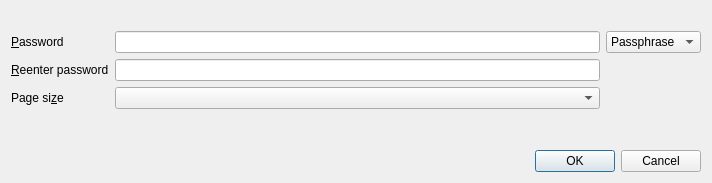
<?xml version="1.0" encoding="UTF-8"?>
<ui version="4.0">
 <class>CipherDialog</class>
 <widget class="QDialog" name="CipherDialog">
  <property name="geometry">
   <rect>
    <x>0</x>
    <y>0</y>
    <width>712</width>
    <height>183</height>
   </rect>
  </property>
  <property name="windowTitle">
   <string>SQLCipher encryption</string>
  </property>
  <layout class="QVBoxLayout" name="verticalLayout_2">
   <item>
    <widget class="QLabel" name="labelDialogDescription"/>
   </item>
   <item>
    <layout class="QHBoxLayout" name="horizontalLayout">
     <item>
      <layout class="QFormLayout" name="formLayout">
       <item row="0" column="0">
        <widget class="QLabel" name="labelPassword">
         <property name="text">
          <string>&amp;Password</string>
         </property>
         <property name="buddy">
          <cstring>editPassword</cstring>
         </property>
        </widget>
       </item>
       <item row="0" column="1">
        <widget class="QLineEdit" name="editPassword">
         <property name="echoMode">
          <enum>QLineEdit::Password</enum>
         </property>
        </widget>
       </item>
       <item row="1" column="0">
        <widget class="QLabel" name="labelPassword2">
         <property name="text">
          <string>&amp;Reenter password</string>
         </property>
         <property name="buddy">
          <cstring>editPassword2</cstring>
         </property>
        </widget>
       </item>
       <item row="1" column="1">
        <widget class="QLineEdit" name="editPassword2">
         <property name="echoMode">
          <enum>QLineEdit::Password</enum>
         </property>
        </widget>
       </item>
       <item row="2" column="0">
        <widget class="QLabel" name="label_3">
         <property name="text">
          <string>Page si&amp;ze</string>
         </property>
         <property name="buddy">
          <cstring>comboPageSize</cstring>
         </property>
        </widget>
       </item>
       <item row="2" column="1">
        <widget class="QComboBox" name="comboPageSize"/>
       </item>
      </layout>
     </item>
     <item>
      <layout class="QVBoxLayout" name="verticalLayout">
       <item>
        <widget class="QComboBox" name="comboKeyFormat">
         <item>
          <property name="text">
           <string>Passphrase</string>
          </property>
         </item>
         <item>
          <property name="text">
           <string>Raw key</string>
          </property>
         </item>
        </widget>
       </item>
       <item>
        <spacer name="verticalSpacer">
         <property name="orientation">
          <enum>Qt::Vertical</enum>
         </property>
         <property name="sizeHint" stdset="0">
          <size>
           <width>20</width>
           <height>40</height>
          </size>
         </property>
        </spacer>
       </item>
      </layout>
     </item>
    </layout>
   </item>
   <item>
    <widget class="QDialogButtonBox" name="buttonBox">
     <property name="orientation">
      <enum>Qt::Horizontal</enum>
     </property>
     <property name="standardButtons">
      <set>QDialogButtonBox::Cancel|QDialogButtonBox::Ok</set>
     </property>
    </widget>
   </item>
  </layout>
 </widget>
 <tabstops>
  <tabstop>editPassword</tabstop>
  <tabstop>comboKeyFormat</tabstop>
  <tabstop>editPassword2</tabstop>
  <tabstop>comboPageSize</tabstop>
 </tabstops>
 <resources/>
 <connections>
  <connection>
   <sender>buttonBox</sender>
   <signal>accepted()</signal>
   <receiver>CipherDialog</receiver>
   <slot>accept()</slot>
   <hints>
    <hint type="sourcelabel">
     <x>233</x>
     <y>174</y>
    </hint>
    <hint type="destinationlabel">
     <x>157</x>
     <y>126</y>
    </hint>
   </hints>
  </connection>
  <connection>
   <sender>buttonBox</sender>
   <signal>rejected()</signal>
   <receiver>CipherDialog</receiver>
   <slot>reject()</slot>
   <hints>
    <hint type="sourcelabel">
     <x>301</x>
     <y>174</y>
    </hint>
    <hint type="destinationlabel">
     <x>286</x>
     <y>126</y>
    </hint>
   </hints>
  </connection>
  <connection>
   <sender>editPassword</sender>
   <signal>textChanged(QString)</signal>
   <receiver>CipherDialog</receiver>
   <slot>checkInputFields()</slot>
   <hints>
    <hint type="sourcelabel">
     <x>150</x>
     <y>38</y>
    </hint>
    <hint type="destinationlabel">
     <x>155</x>
     <y>26</y>
    </hint>
   </hints>
  </connection>
  <connection>
   <sender>editPassword2</sender>
   <signal>textChanged(QString)</signal>
   <receiver>CipherDialog</receiver>
   <slot>checkInputFields()</slot>
   <hints>
    <hint type="sourcelabel">
     <x>319</x>
     <y>96</y>
    </hint>
    <hint type="destinationlabel">
     <x>206</x>
     <y>46</y>
    </hint>
   </hints>
  </connection>
  <connection>
   <sender>comboKeyFormat</sender>
   <signal>currentIndexChanged(int)</signal>
   <receiver>CipherDialog</receiver>
   <slot>checkInputFields()</slot>
   <hints>
    <hint type="sourcelabel">
     <x>670</x>
     <y>38</y>
    </hint>
    <hint type="destinationlabel">
     <x>665</x>
     <y>0</y>
    </hint>
   </hints>
  </connection>
 </connections>
 <slots>
  <slot>checkInputFields()</slot>
 </slots>
</ui>
